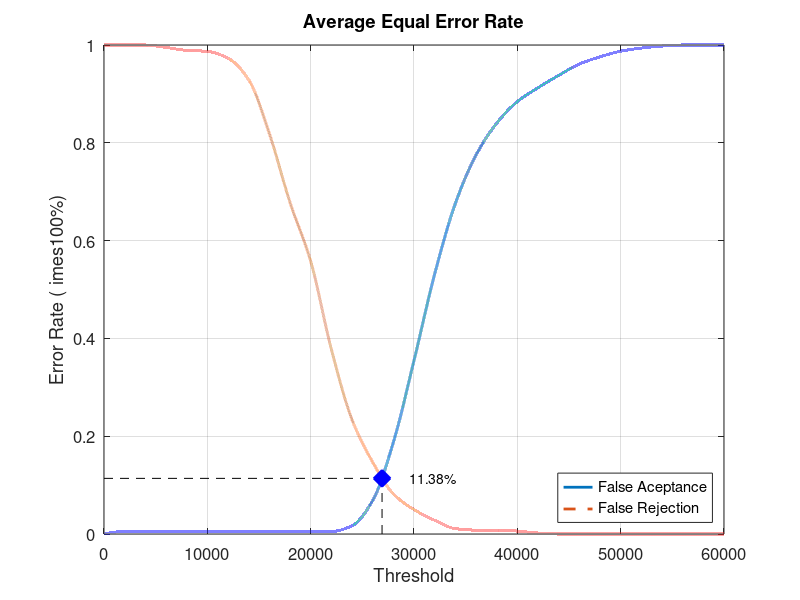
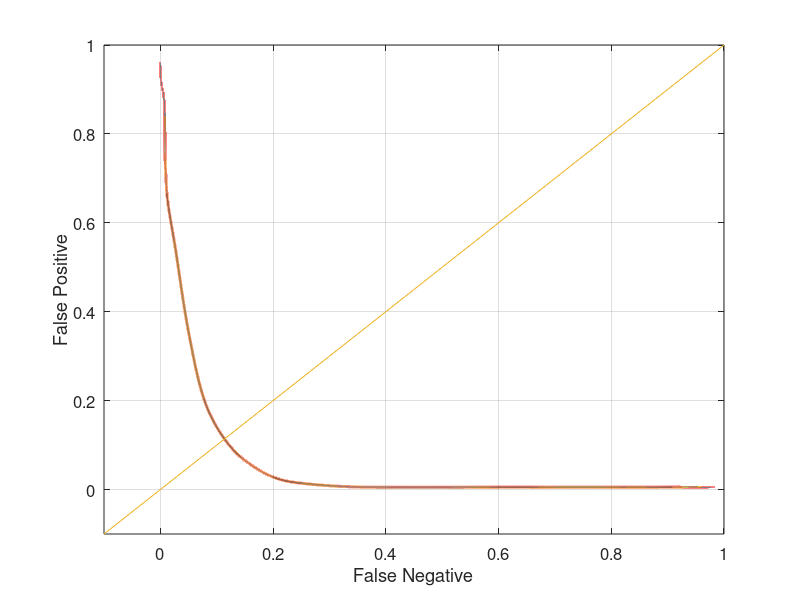

Write the MATLAB code that produced these figures, in order.
close all;
clear;
clc;
x = 0:2000:60000;
xq = 0:0.5:60000;

y0 = [0 0.00526316 0.00526316 0.00526316 0.00526316 0.00526316 0.00526316 0.00526316 0.00526316 0.00526316 0.00526316 0.00526316 0.0168421 0.0684211 0.187368 0.354737 0.531579 0.675789 0.774737 0.84 0.88421 0.912632 0.937895 0.961053 0.975789 0.987368 0.993684 0.997895 1 1 1]
yy0 = interp1(x, y0, xq, 'pchip');
y1 = [1 1 1 0.995 0.989 0.987 0.973 0.929 0.819 0.678 0.558 0.378 0.234 0.147 0.082 0.05 0.028 0.011 0.008 0.008 0.006 0.002 0 0 0 0 0 0 0 0 0]
yy1 = interp1(x, y1, xq, 'pchip');

% Calculating EER: 
y2 = abs(y0 - y1);
find(y2 == min(y2))
yy2 = abs(yy0 - yy1);
xEER = find(yy2 == min(yy2));
xEERIndex = xq(xEER) % X-axis EER
yEER = yy0(xEER) % Y-axis EER

main = figure
plot(xq, yy0,'-','LineWidth', 2);	hold on
plot(xq, yy1,'--','LineWidth', 2);	hold on
plot([xEERIndex xEERIndex], [0 yEER], 'k--');	hold on
plot([0 xEERIndex], [yEER yEER], 'k--');	hold on
plot(xEERIndex, yEER, 'bx', 'LineWidth', 10);	hold on
text(xEERIndex + 10 * xEERIndex / 100, yEER, [num2str(round((10000 * yEER)) / 100) '%'])
legend('False Aceptance', 'False Rejection', 'Location', 'SouthEast')
xlabel('Threshold')
ylabel('Error Rate (	imes100%)')
title('Average Equal Error Rate')
set(gca, 'FontSize', 12)
axis([0 60000 0 1])
grid on

print(main, 'Database2AverageMain', '-dpng');
FNRxFPR = figure('Color', [1 1 1]);
plot(yy1, yy0, '-', yy1, yy0, 'LineWidth', 2);
hold on
y = -0.1:0.1:1
plot(y, y); 
set(gca, 'FontSize', 12)
xlabel('False Negative')
ylabel('False Positive')
axis([-0.1 1 -0.1 1])
set(gca, 'FontSize', 12)
grid on

print(FNRxFPR, 'Database2AverageFNRxFPR','-dpng');
